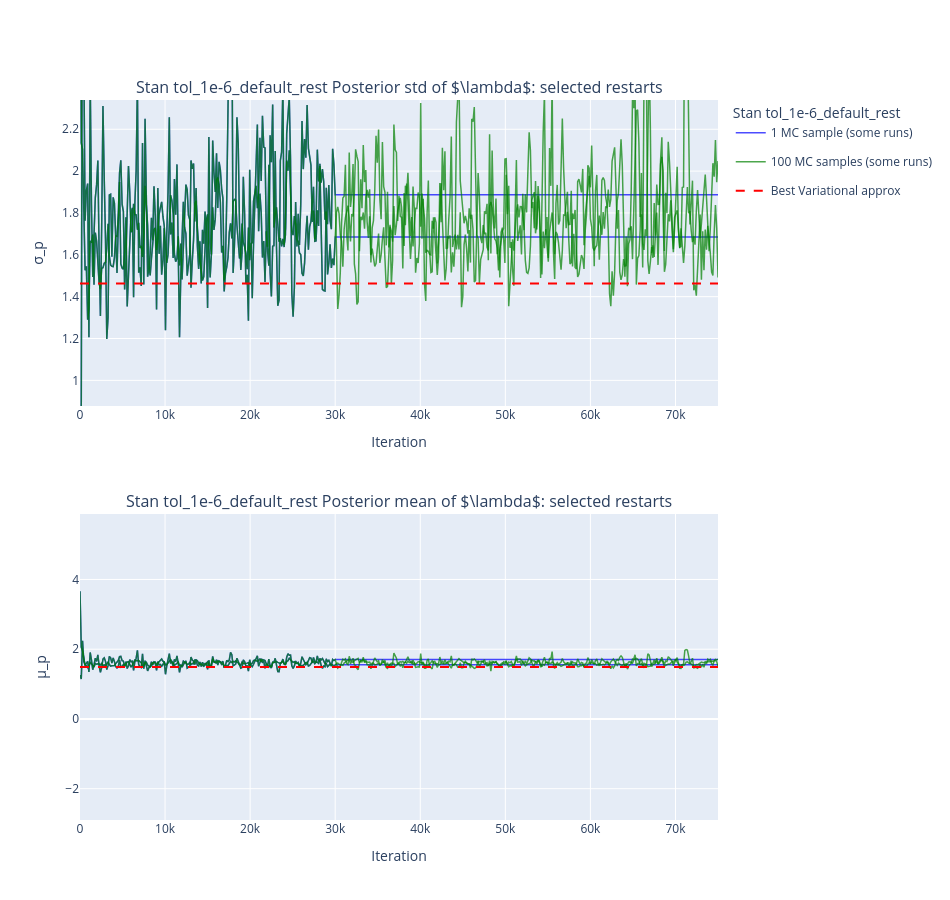

The notebook cell this image was saved under:
### Code cell
import pickle
import sys
from pathlib import Path
import numpy as np

REPO_ROOT = Path("/Users/madelynandersen/Documents/VB Bakeoff/simpleVI")
if str(REPO_ROOT) not in sys.path:
    sys.path.insert(0, str(REPO_ROOT))

from modulars.stan_rr_test import stan_result_by_scenario
from modulars.plot_rr import plot_a_few_trajectories_1d
from modulars.utils import load_config, load_best_values, exp_lognormal_moments

NB_DIR = REPO_ROOT / "single_MC/gamma_poisson/random_restarts"

config = load_config(NB_DIR / "../poisson_config.json")
best_mu, best_std = load_best_values(config=config, transform=exp_lognormal_moments, n_samples=50_000, seed=1)

with open(NB_DIR / "stan_cmdstan_output/stan_result.pkl", "rb") as f:
    _main_result = pickle.load(f)
_by_scenario = stan_result_by_scenario(_main_result)
default_means, default_stds, default_iterations = _by_scenario["default"]

with open(NB_DIR / "tol_1e-6_default_rest_result.pkl", "rb") as f:
    _td_result = pickle.load(f)
_td_by_scenario = stan_result_by_scenario(_td_result)
td_means, td_stds, td_iterations = _td_by_scenario["tol_1e-6_default_rest"]

def downsample_and_extend(arr, factor, target_len):
    downsampled = arr[..., ::factor]
    n_have = downsampled.shape[-1]
    if n_have < target_len:
        pad = np.repeat(downsampled[..., -1:], target_len - n_have, axis=-1)
        downsampled = np.concatenate([downsampled, pad], axis=-1)
    return downsampled

projected_default_means = downsample_and_extend(default_means, 15, len(td_iterations))
projected_default_stds = downsample_and_extend(default_stds, 15, len(td_iterations))
plot_a_few_trajectories_1d(
    [projected_default_means, projected_default_stds], [td_means, td_stds],
    best_mu, best_std, r"$\lambda$", k=2, N=min(default_means.shape[0], td_means.shape[0]),
    label_prefix="Stan tol_1e-6_default_rest ", x=td_iterations, backend="plotly",
)

### Figure 1 — Plotly figure (JSON) as saved in the notebook; plotly's stock layout.template omitted (floating-point values rounded to 4 significant figures; data arrays with more than 128 entries replaced by an {"elided": "..."} marker saying what was removed)
{"data": [{"legendgroup": "single", "line": {"color": "blue", "width": 1.5}, "mode": "lines", "name": "1 MC sample (some runs)", "opacity": 0.7, "showlegend": true, "type": "scatter", "x": {"elided": "501 int values"}, "xaxis": "x", "y": {"elided": "501 float values"}, "yaxis": "y"}, {"legendgroup": "single", "line": {"color": "blue", "width": 1.5}, "mode": "lines", "name": "1 MC sample (some runs)", "opacity": 0.7, "showlegend": false, "type": "scatter", "x": {"elided": "501 int values"}, "xaxis": "x", "y": {"elided": "501 float values"}, "yaxis": "y"}, {"legendgroup": "multi", "line": {"color": "green", "width": 1.5}, "mode": "lines", "name": "100 MC samples (some runs)", "opacity": 0.7, "showlegend": true, "type": "scatter", "x": {"elided": "501 int values"}, "xaxis": "x", "y": {"elided": "501 float values"}, "yaxis": "y"}, {"legendgroup": "multi", "line": {"color": "green", "width": 1.5}, "mode": "lines", "name": "100 MC samples (some runs)", "opacity": 0.7, "showlegend": false, "type": "scatter", "x": {"elided": "501 int values"}, "xaxis": "x", "y": {"elided": "501 float values"}, "yaxis": "y"}, {"legendgroup": "single", "line": {"color": "blue", "width": 1.5}, "mode": "lines", "name": "1 MC sample (some runs)", "opacity": 0.7, "showlegend": false, "type": "scatter", "x": {"elided": "501 int values"}, "xaxis": "x2", "y": {"elided": "501 float values"}, "yaxis": "y2"}, {"legendgroup": "single", "line": {"color": "blue", "width": 1.5}, "mode": "lines", "name": "1 MC sample (some runs)", "opacity": 0.7, "showlegend": false, "type": "scatter", "x": {"elided": "501 int values"}, "xaxis": "x2", "y": {"elided": "501 float values"}, "yaxis": "y2"}, {"legendgroup": "multi", "line": {"color": "green", "width": 1.5}, "mode": "lines", "name": "100 MC samples (some runs)", "opacity": 0.7, "showlegend": false, "type": "scatter", "x": {"elided": "501 int values"}, "xaxis": "x2", "y": {"elided": "501 float values"}, "yaxis": "y2"}, {"legendgroup": "multi", "line": {"color": "green", "width": 1.5}, "mode": "lines", "name": "100 MC samples (some runs)", "opacity": 0.7, "showlegend": false, "type": "scatter", "x": {"elided": "501 int values"}, "xaxis": "x2", "y": {"elided": "501 float values"}, "yaxis": "y2"}, {"line": {"color": "red", "dash": "dash"}, "mode": "lines", "name": "Best Variational approx", "type": "scatter", "x": [null], "xaxis": "x", "y": [null], "yaxis": "y"}], "layout": {"annotations": [{"font": {"size": 16}, "showarrow": false, "text": "Stan tol_1e-6_default_rest Posterior std of $\\lambda$: selected restarts", "x": 0.5, "xanchor": "center", "xref": "paper", "y": 1.0, "yanchor": "bottom", "yref": "paper"}, {"font": {"size": 16}, "showarrow": false, "text": "Stan tol_1e-6_default_rest Posterior mean of $\\lambda$: selected restarts", "x": 0.5, "xanchor": "center", "xref": "paper", "y": 0.425, "yanchor": "bottom", "yref": "paper"}], "height": 900, "legend": {"title": {"text": "Stan tol_1e-6_default_rest "}}, "shapes": [{"line": {"color": "red", "dash": "dash"}, "type": "line", "x0": 0, "x1": 1, "xref": "x domain", "y0": 1.462, "y1": 1.462, "yref": "y"}, {"line": {"color": "red", "dash": "dash"}, "type": "line", "x0": 0, "x1": 1, "xref": "x2 domain", "y0": 1.49, "y1": 1.49, "yref": "y2"}], "width": 950, "xaxis": {"anchor": "y", "domain": [0.0, 1.0], "title": {"text": "Iteration"}}, "xaxis2": {"anchor": "y2", "domain": [0.0, 1.0], "title": {"text": "Iteration"}}, "yaxis": {"anchor": "x", "domain": [0.575, 1.0], "range": [0.8775, 2.34], "title": {"text": "σ_p"}}, "yaxis2": {"anchor": "x2", "domain": [0.0, 0.425], "range": [-2.897, 5.877], "title": {"text": "μ_p"}}}}
